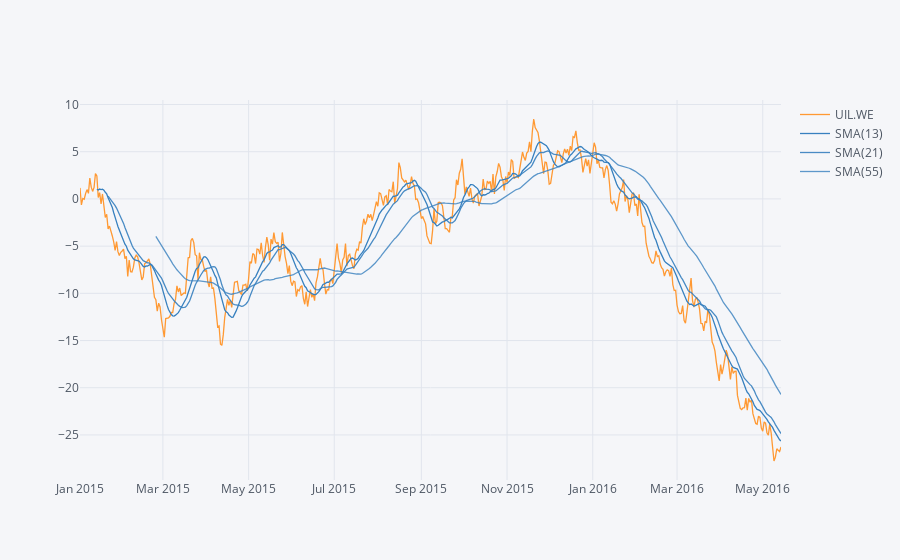

Notebook code for this chart:
### Markdown cell above
# lines折线图

### Code cell
# 使用datagen方法随机数生成一个DataFrame作为数据源
# figure定义为lines形式，数据为1到500
# 再用ta_plot绘制这一组时间序列，参数设置SMA展现三个不同周期的时序分析
cf.datagen.lines(1, 500).ta_plot(study='sma', period=[13, 21, 55])

### Figure 1 — Plotly figure (JSON) as saved in the notebook; plotly's stock layout.template omitted (floating-point values rounded to 4 significant figures; data arrays with more than 128 entries replaced by an {"elided": "..."} marker saying what was removed)
{"data": [{"line": {"color": "rgba(255, 153, 51, 1.0)", "dash": "solid", "shape": "linear", "width": 1.3}, "mode": "lines", "name": "UIL.WE", "text": "", "type": "scatter", "uid": "3e9e9006-0386-4e8c-a06d-cd71eb348794", "x": {"elided": "500 str values"}, "y": {"elided": "500 float values"}}, {"line": {"color": "rgba(55, 128, 191, 1.0)", "dash": "solid", "shape": "linear", "width": 1.3}, "mode": "lines", "name": "SMA(13)", "text": "", "type": "scatter", "uid": "b3a8f860-31a6-4bf7-b965-7e0841b3380c", "x": {"elided": "500 str values"}, "y": {"elided": "500 mixed values"}}, {"line": {"color": "rgba(55, 128, 191, 0.8999999999999999)", "dash": "solid", "shape": "linear", "width": 1.3}, "mode": "lines", "name": "SMA(21)", "text": "", "type": "scatter", "uid": "7a76ac45-9c71-4b89-a082-c5177ea9c4a4", "x": {"elided": "500 str values"}, "y": {"elided": "500 mixed values"}}, {"line": {"color": "rgba(55, 128, 191, 0.7999999999999998)", "dash": "solid", "shape": "linear", "width": 1.3}, "mode": "lines", "name": "SMA(55)", "text": "", "type": "scatter", "uid": "4b21d60c-d305-4129-8fb7-ad3ff4c09ed6", "x": {"elided": "500 str values"}, "y": {"elided": "500 mixed values"}}], "layout": {"legend": {"bgcolor": "#F5F6F9", "font": {"color": "#4D5663"}}, "paper_bgcolor": "#F5F6F9", "plot_bgcolor": "#F5F6F9", "title": {"font": {"color": "#4D5663"}}, "xaxis": {"gridcolor": "#E1E5ED", "showgrid": true, "tickfont": {"color": "#4D5663"}, "title": {"font": {"color": "#4D5663"}, "text": ""}, "zerolinecolor": "#E1E5ED"}, "yaxis": {"gridcolor": "#E1E5ED", "showgrid": true, "tickfont": {"color": "#4D5663"}, "title": {"font": {"color": "#4D5663"}, "text": ""}, "zerolinecolor": "#E1E5ED"}}}
